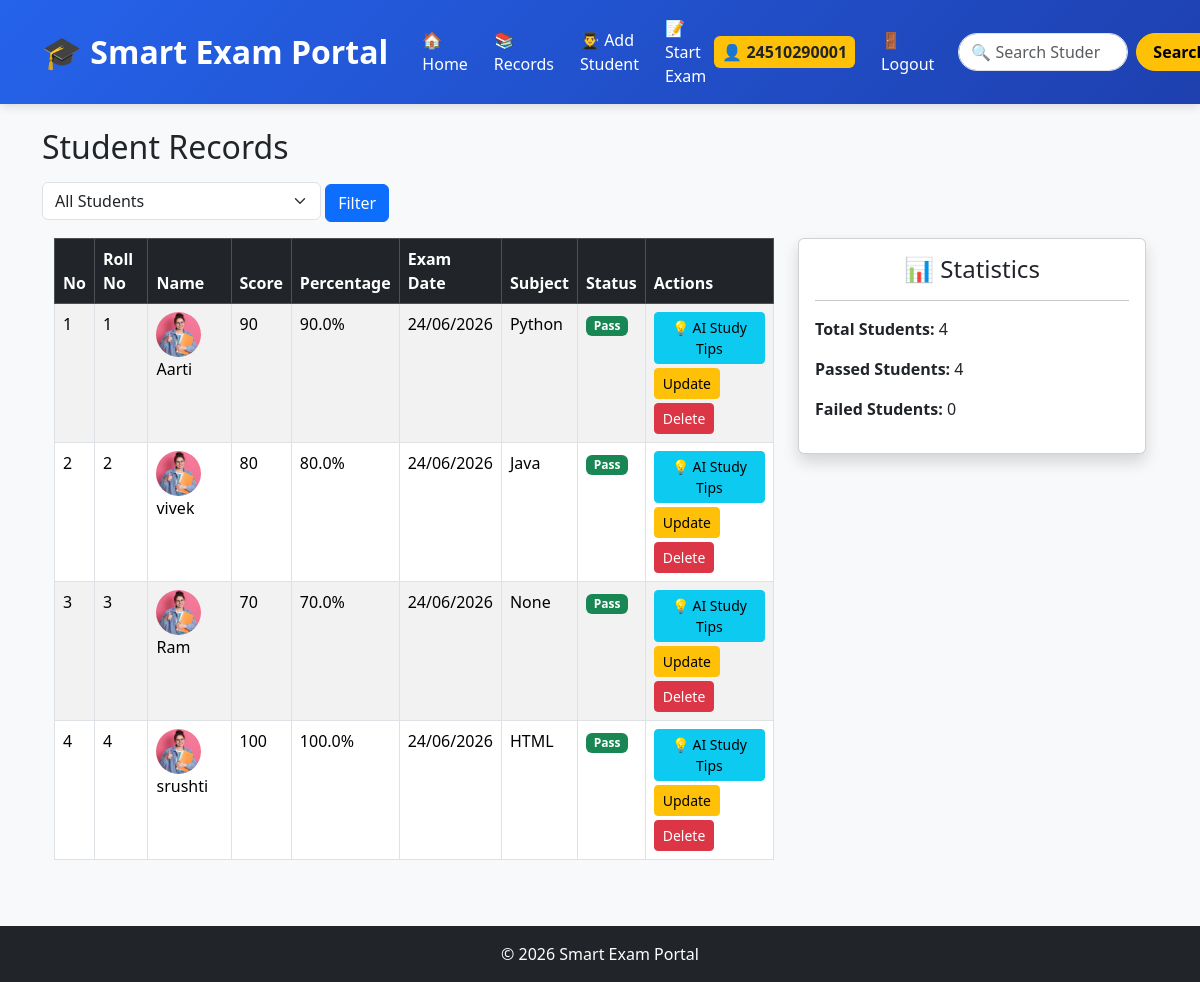
/records (signed in), run on the app's committed database.
### tables this page shows
CREATE TABLE students (
    id INTEGER PRIMARY KEY AUTOINCREMENT,
    roll_number INTEGER,
    subject_name TEXT,
    student_name TEXT,
    score INTEGER,
    percentage REAL,
    exam_date TEXT
, subject_id INTEGER, photo TEXT DEFAULT 'default.jpg');

CREATE TABLE subjects (
        id INTEGER PRIMARY KEY AUTOINCREMENT,
        name TEXT NOT NULL UNIQUE
    );

### smart_exam_portal/app.py (the view, shortened to what this page needs)
@app.route("/records")
def records():
    status = request.args.get("status", "")
    conn = get_db()
    if status == "pass":
     students = conn.execute("""
      SELECT
        students.id,
        students.roll_number,
        students.student_name,
        students.score,
        students.percentage,
        students.exam_date,
        students.photo,
        subjects.name AS subject_name
    FROM students
    LEFT JOIN subjects
        ON students.subject_id = subjects.id
    WHERE students.percentage >= 40
    """).fetchall()
    else:
        students = conn.execute("""
SELECT
    students.id,
    students.roll_number,
    students.student_name,
    students.score,
    students.percentage,
    students.exam_date,
    subjects.name AS subject_name
FROM students
LEFT JOIN subjects
ON students.subject_id = subjects.id
""").fetchall()
    conn.close()
    return render_template(
        "records.html",
        students=students
    )

### smart_exam_portal/database.py (called while the page is built)
def get_db():
    conn = sqlite3.connect("myproject.db")
    conn.row_factory = sqlite3.Row
    return conn

### smart_exam_portal/templates/records.html (shortened to what this page needs)
{% extends "base.html" %}
{% block content %}
<h2 class="mb-3">Student Records</h2>
<form method="GET" action="{{ url_for('records') }}" class="mb-3">
    <select name="status" class="form-select w-25 d-inline">
        <option value=""
            {% if request.args.get('status') == '' %}selected{% endif %}>
            All Students
        </option>
    </select>
    <button type="submit" class="btn btn-primary">
        Filter
    </button>
</form>
<div class="container">
    <div class="row">
        <div class="col-md-8">
            <table class="table table-striped table-hover table-bordered">
                <thead class="table-dark">
                    <tr>
                        <th>No</th>
                        <th>Roll No</th>
                        <th>Name</th>
                        <th>Score</th>
                        <th>Percentage</th>
                        <th>Exam Date</th>
                        <th>Subject</th>
                        <th>Status</th>
                        <th>Actions</th>
                    </tr>
                </thead>
                <tbody>
                    {% for student in students %}
                    <tr>
                        <td>{{ loop.index }}</td>
                        <td>{{ student.roll_number }}</td>
                        <td>
                            <img
                                src="{{ url_for('static', filename='uploads/' ~ (student.photo or 'default.jpg')) }}"
                                alt="Student Photo"
                                width="45"
                                height="45"
                                class="rounded-circle me-2"
                                style="object-fit: cover;">
                            {{ student.student_name }}
                        </td>
                        <td>{{ student.score }}</td>
                        <td>{{ student.percentage }}%</td>
                        <td>{{ student.exam_date }}</td>
                        <td>{{ student.subject_name }}</td>
                        <td>
                            {% if student.percentage >= 40 %}
                                <span class="badge bg-success">
                                    Pass
                                </span>
                            {% else %}
                                <span class="badge bg-danger">
                                    Fail
                                </span>
                            {% endif %}
                        </td>
                        <td>
                            <a href="{{ url_for('get_ai_tip', id=student.id) }}"
                               class="btn btn-info btn-sm mb-1">
                                💡 AI Study Tips
                            </a>
                            {% if session.get("role") == "admin" %}
                                <a href="{{ url_for('edit_student', roll_number=student.roll_number) }}"
                                   class="btn btn-warning btn-sm mb-1">
                                    Update
                                </a>
                                <form
                                    method="POST"
                                    action="{{ url_for('delete_student', roll_number=student.roll_number) }}"
                                    style="display:inline;">
                                    <button
                                        type="submit"
                                        class="btn btn-danger btn-sm"
                                        onclick="return confirm('Are you sure you want to delete this student?')">
                                        Delete
                                    </button>
                                </form>
                            {% endif %}
                        </td>
                    </tr>
                    {% endfor %}
                </tbody>
            </table>
        </div>
        <div class="col-md-4">
            <div class="card shadow">
                <div class="card-body">
                    <h4 class="text-center">
                        📊 Statistics
                    </h4>
                    <hr>
                    <p>
                        <strong>Total Students:</strong>
                        {{ students|length }}
                    </p>
                    <p>
                        <strong>Passed Students:</strong>
                        {{ students|selectattr('percentage','ge',40)|list|length }}
                    </p>
                    <p>
                        <strong>Failed Students:</strong>
                        {{ students|selectattr('percentage','lt',40)|list|length }}
                    </p>
                </div>
            </div>
        </div>
    </div>
</div>
{% endblock %}

### smart_exam_portal/templates/base.html (style rules this page uses)
body { background-color:#f8f9fa; }

### data on the page
students: roll_number "1", student_name "Aarti", score "90", percentage "90.0", exam_date "24/06/2026", subject_name "Python", shows "Pass"
students: roll_number "2", student_name "vivek", score "80", percentage "80.0", exam_date "24/06/2026", subject_name "Java", shows "Pass"
students: roll_number "3", student_name "Ram", score "70", percentage "70.0", exam_date "24/06/2026", subject_name "None", shows "Pass"
students: roll_number "4", student_name "srushti", score "100", percentage "100.0", exam_date "24/06/2026", subject_name "HTML", shows "Pass"

### other printed values
{{ session['username'] }} "24510290001"
{{ students|length }} "4"
{{ students|selectattr('percentage','ge',40)|list|length }} "4"
{{ students|selectattr('percentage','lt',40)|list|length }} "0"
